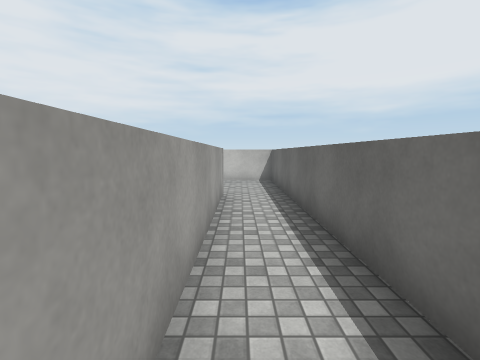
[1] (above)

24 first-person views from a walk through a scene from a Unity 3-D project. The camera is 1.5 m above the floor, tilts 6° down and sees 85° across. Doors are open. The floor is counted in squares, 1.2 m on a side. Each view is taken from the middle of a square. On the plan, view 1 faces up. The plan holds only what a view shows up to about 12 squares ahead; the rest is blank. The player character is not drawn. Some animated figures are left out. Surface patterns are stand-ins for the level's own textures.

[2]
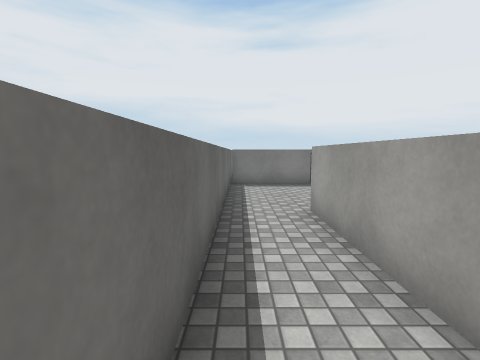

[3]
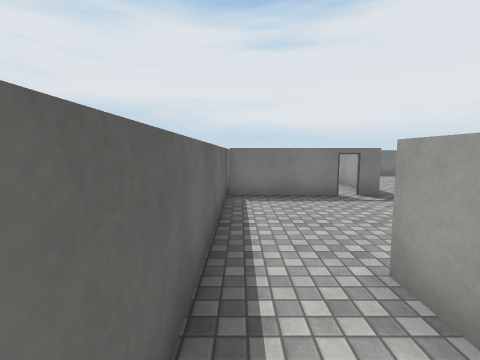

[4]
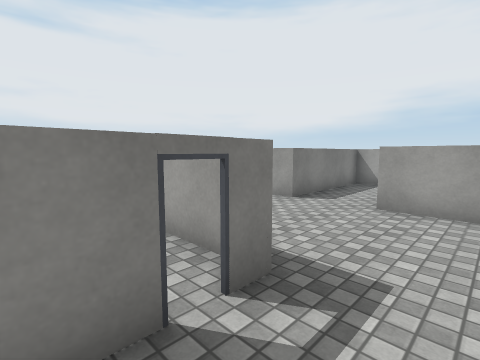

[5]
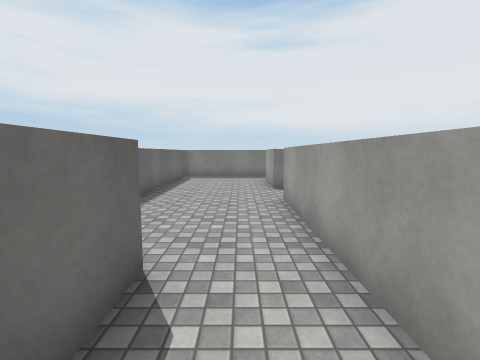

[6]
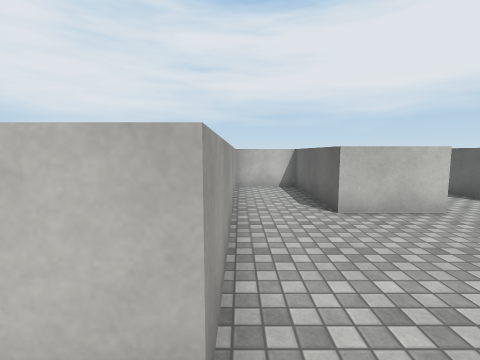

[7]
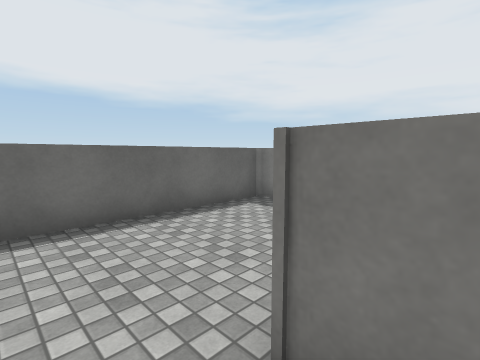

[8]
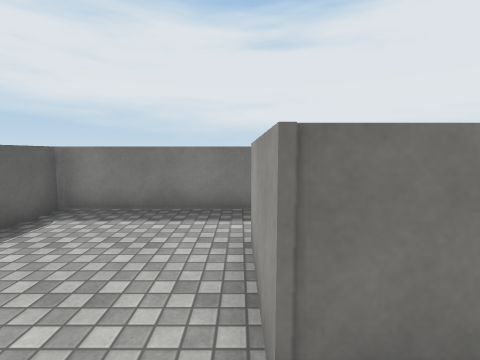

[9]
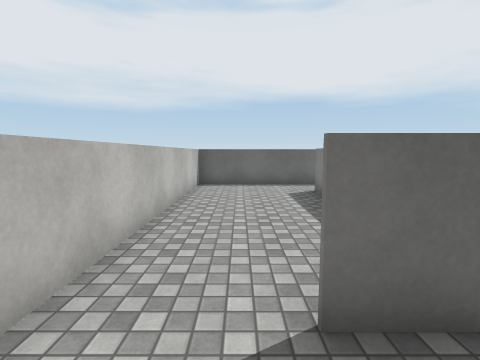

[10]
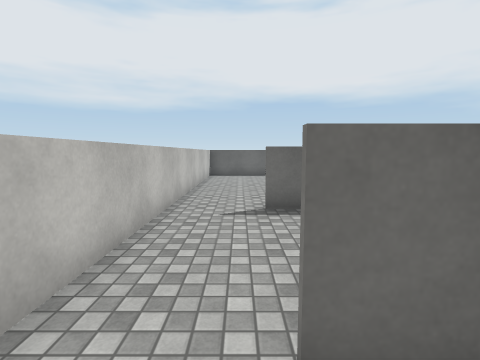

[11]
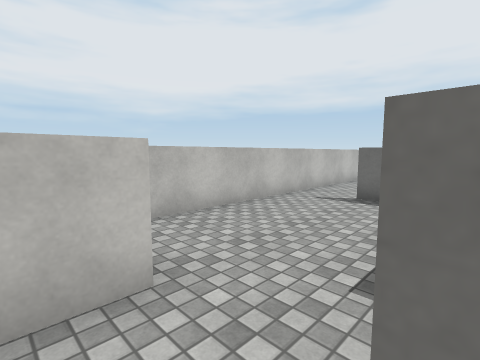

[12]
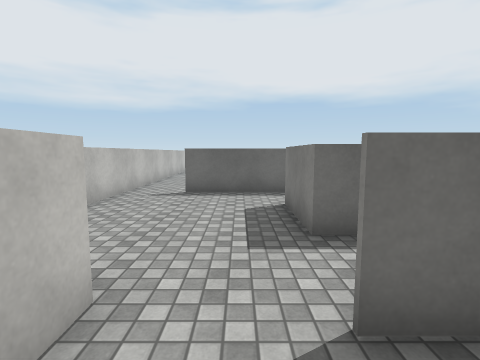

[13]
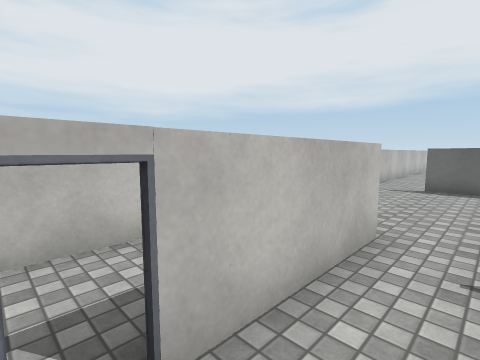

[14]
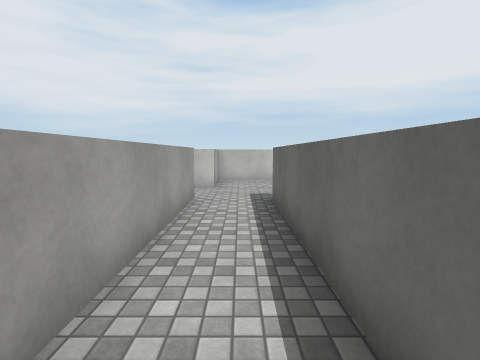

[15]
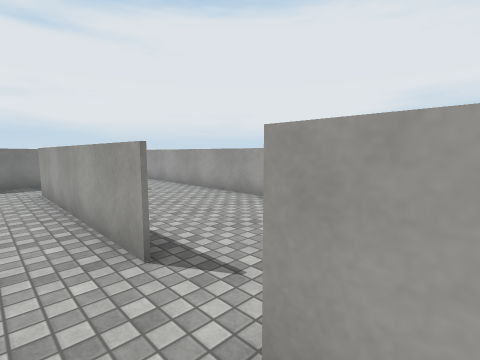

[16]
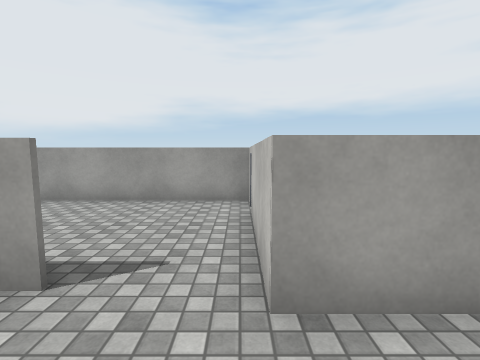

[17]
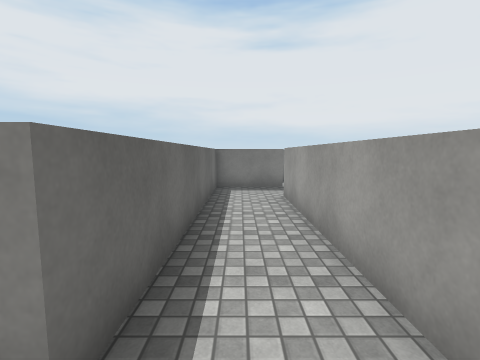

[18]
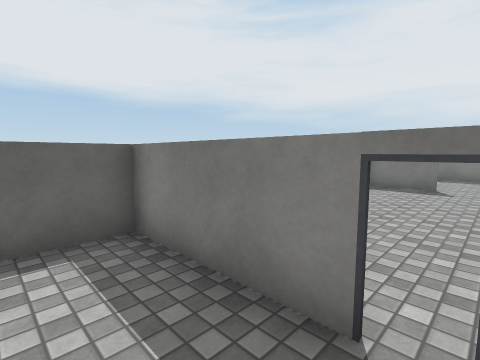

[19]
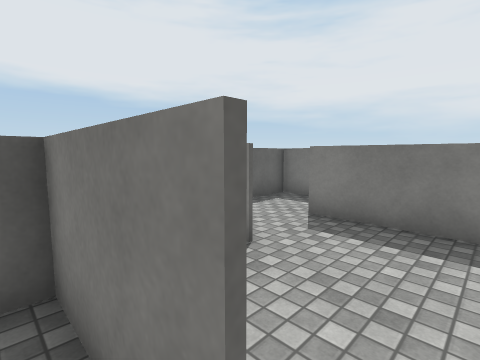

[20]
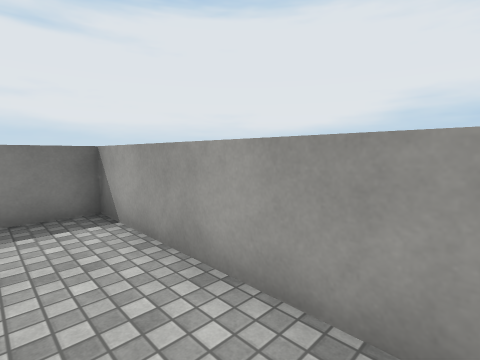

[21]
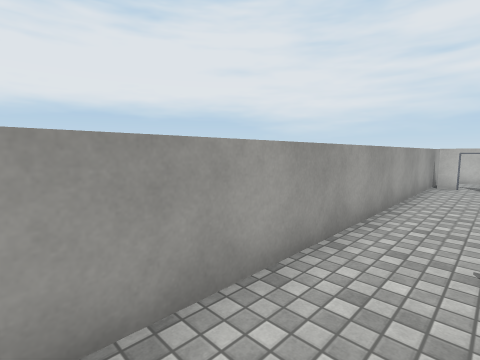

[22]
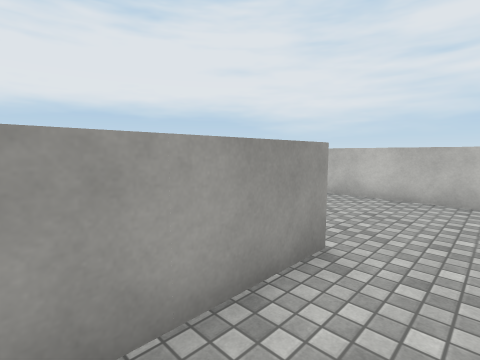

[23]
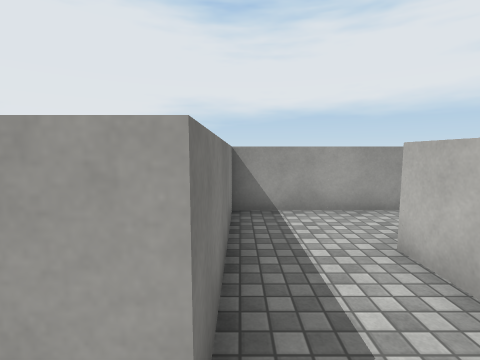

[24]
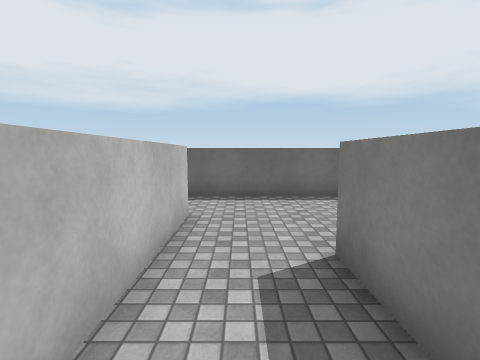

### Floor plan
Ten units are one square. View 1 is at (0, 0); x grows to the right and y downward. Boxes are objects, and circles mark ways between rooms. Rooms are numbered by the first view taken in them; rooms with no view inside come last. Other rooms are left out.
<svg viewBox="-232 -121 251 253">
<path fill="none" stroke="#000" d="M-26 17 -50 17 -50 -28 -72 -28M-6 1 -6 -45M-49 -28 -49 -20M-72 -16 -72 59 -81 59M-28 -50 -45 -50M-31 56 14 56 14 -116 -65 -116M-12 -75 -5 -75 -5 6M-117 72 -117 81 -72 81 -72 108M-64 127 -31 127 -31 65M-96 -72 -96 -28M-73 -82 -73 -95M-65 -116 -115 -116M-92 -28 -49 -28M-45 -50 -74 -50M-183 -72 -183 -5M-118 -65 -118 -98M-115 -116 -179 -116 -179 -92M-186 16 -161 16 -161 -69 -136 -69M-183 -64 -183 -72M-206 -6 -183 -6M-227 -91 -227 -4M-179 -92 -226 -92M-204 -116 -222 -116M-227 -106 -227 -91M-220 -93 -180 -93 -180 -110M-227 -4 -227 38 -181 38"/>
<circle cx="-50" cy="-40" r="3" fill="#2a7"/>
<circle cx="-70" cy="-105" r="3" fill="#2a7"/>
<circle cx="-120" cy="-105" r="3" fill="#2a7"/>
<circle cx="-180" cy="-80" r="3" fill="#2a7"/>
<circle cx="-180" cy="5" r="3" fill="#2a7"/>
<circle cx="-220" cy="-90" r="3" fill="#2a7"/>
<circle cx="-215" cy="-10" r="3" fill="#2a7"/>
<text x="-30" y="0">1</text>
<text x="-90" y="-80">2</text>
<text x="-160" y="-80">3</text>
<text x="-210" y="-50">4</text>
<text x="-210" y="-110">5</text>
<text x="-200" y="20">6</text>
</svg>
Room 1 opens to room 2. Room 2 opens to room 3. Room 3 opens to room 4. Room 3 opens to room 6. Room 4 opens to room 5. Room 4 opens to room 6.

Where each view was taken, in squares from view 1:
view 1: 0 up, 0 right, facing up
view 2: 5 up, 1 right, facing down
view 3: 2 up, 1 right, facing down
view 4: 4 down, 1 left, facing down-left
view 5: 1 up, 6 left, facing down
view 6: 7 down, 7 left, facing up
view 7: 7 down, 8 left, facing down-right
view 8: 7 down, 7 left, facing down
view 9: 10 up, 9 left, facing right
view 10: 10 up, 13 left, facing right
view 11: 7 up, 19 left, facing up-right
view 12: 8 up, 20 left, facing right
view 13: 8 up, 22 left, facing up-right
view 14: 0 up, 17 left, facing up
view 15: 10 up, 17 left, facing down-left
view 16: 9 up, 16 left, facing left
view 17: 8 up, 17 left, facing down
view 18: 11 up, 22 left, facing down-right
view 19: 1 up, 21 left, facing down-right
view 20: 2 up, 21 left, facing down-left
view 21: 2 down, 21 left, facing up-left
view 22: 4 up, 8 left, facing up-left
view 23: 3 up, 4 left, facing left
view 24: 4 up, 8 left, facing right
